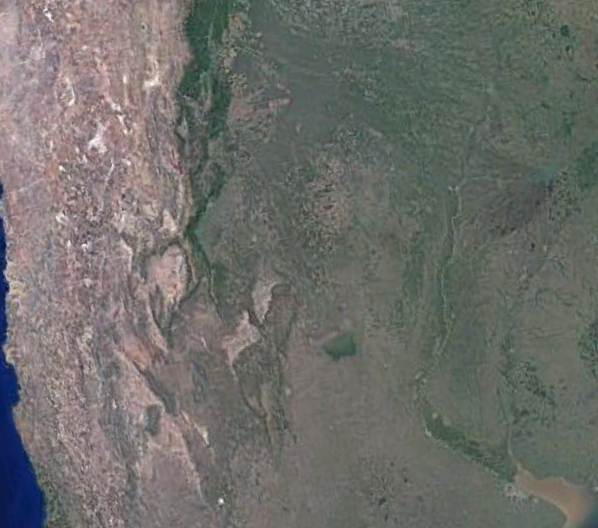
#> input picture SA_12-2020.jpg, 598 x 528 px
$ python albedo_calc.py
#> lines starting #> are read from the running program, lines starting #| are printed output that depends on the picture
# Kentaro Barnes
# This was made for calculating the albedo of a surface based on an images
# For EOSC 212 2024 W1

from PIL import Image
import numpy as np
import matplotlib.pyplot as plt

# Load and convert the image to grayscale. Darker means lower albedo as more light is absorbed
img = Image.open("SA_12-2020.jpg")
#> img is the input picture: PIL image 598x528 RGBA; mean R, G, B, A 109.5, 109.9, 105.9, 255
gray_img = img.convert("L")
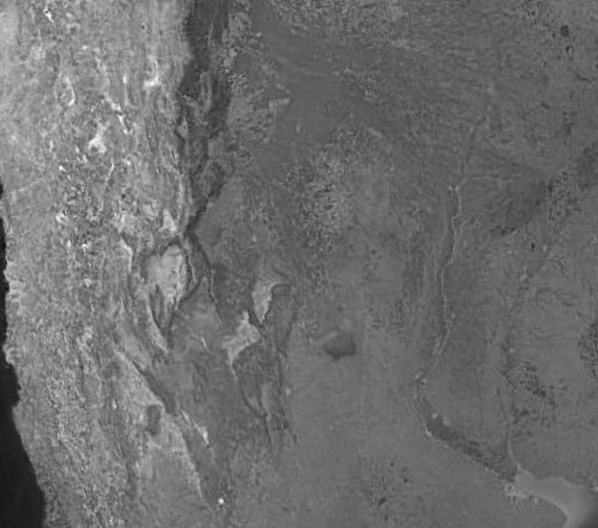
#> gray_img: PIL image 598x528 L; min 17, max 255, mean 109.4
print("convtered image")

# Convert the image into an array. Each value in the array represents a pixel and its luminosity. 0-255. 255 meaning pure white and 0 meaing pure black
img_array = np.array(gray_img)

# Display the image
plt.imshow(img_array, cmap="gray")
plt.title("Grayscale Image of Surface")
plt.colorbar(label="Pixel Intensity")
plt.show()
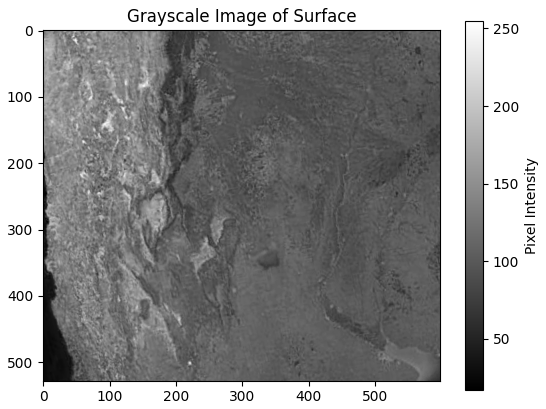
#> figure drawn by matplotlib, 2 panels
print("display image")

# Define the incident light intensity
# I don't know where to get exact data for this from images, so I decied on the value 255 (assuming maximum pixel intensity of 255)
incident_light_intensity = 255

# Calculate albedo for each pixel
# I'm using the equation: Albedo = Reflected light / Incident light, which in this python code becomes Pixel Intensity / Incident light intensity.
# Assuming the light from the sun is the max value and no more light can be reflected than what was sent in
albedo_array = img_array / incident_light_intensity
print("calculated albedo per pixel")

# Display the albedo map
plt.imshow(albedo_array, cmap="gray")
plt.title("Albedo Map")
plt.colorbar(label="Albedo")
plt.show()
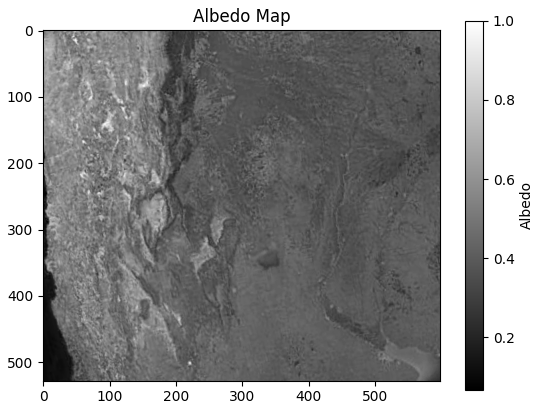
#> figure drawn by matplotlib, 2 panels
print("displaying albedo map")

# Calculate and print the average albedo of the surface
average_albedo = np.mean(albedo_array)
#> average_albedo = 0.429
print(f"average albedo of the Surface: {average_albedo:.3f}")
#| average albedo of the Surface: 0.429

$ run again, with SA_12-1991.jpg copied over SA_12-2020.jpg
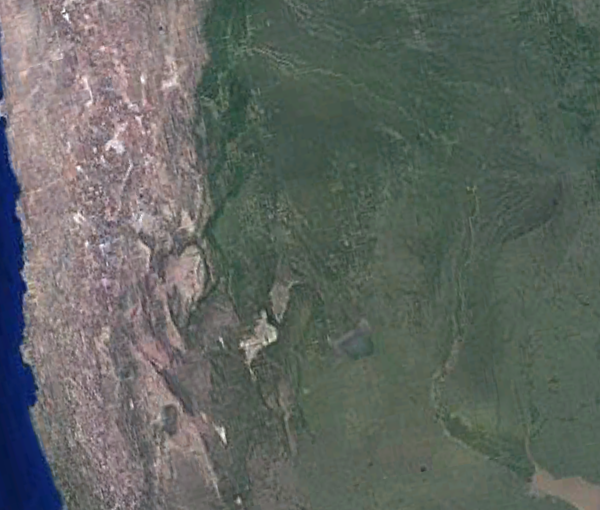
#> input picture SA_12-1991.jpg, 600 x 510 px
#> img is the input picture: PIL image 600x510 RGBA; mean R, G, B, A 96.3, 102.3, 97.3, 255
#> `gray_img = img.convert("L")`:
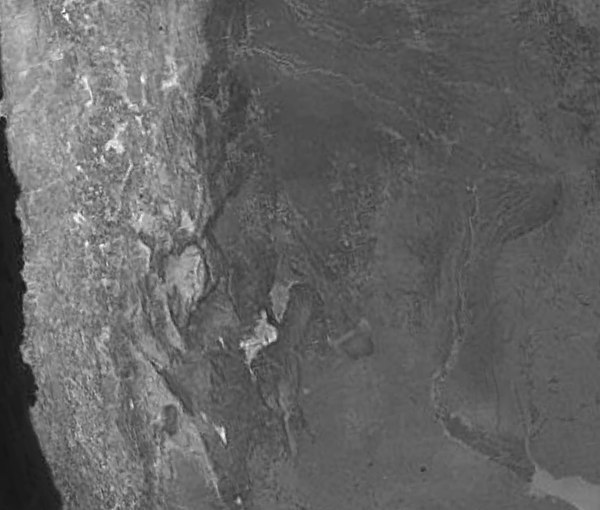
#> gray_img: PIL image 600x510 L; min 22, max 255, mean 100
#> `plt.show()`:
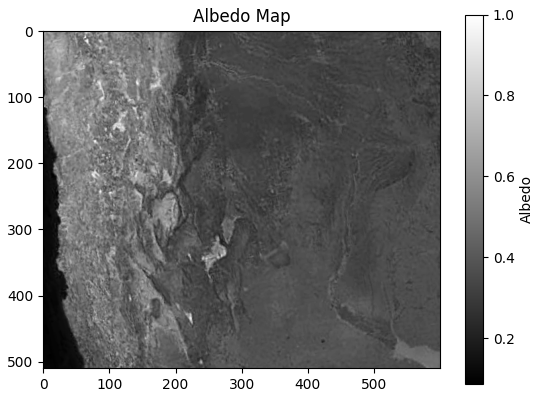
#> figure drawn by matplotlib, 2 panels
#> average_albedo = 0.392
#| average albedo of the Surface: 0.392
